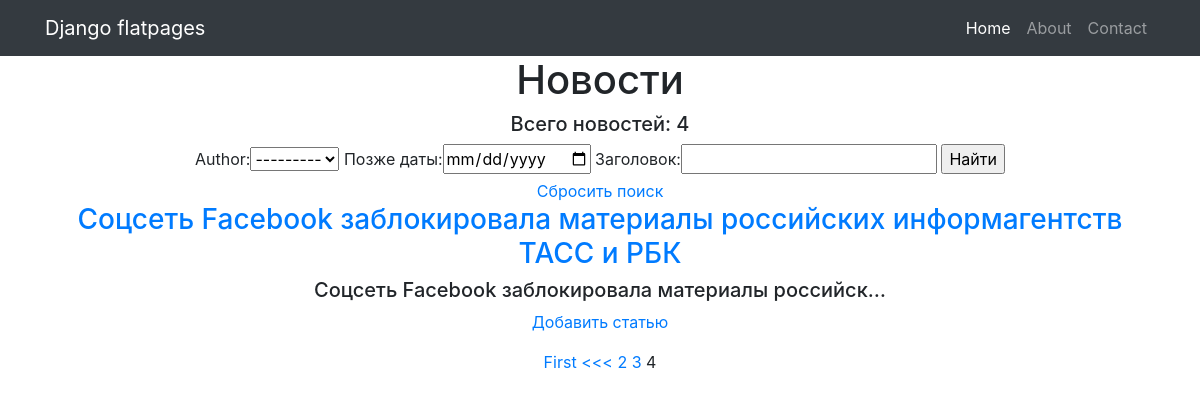
The app's page /news/search/?page=4 with its own data.
### news/models.py (models this page shows, shortened)
class Author(models.Model):
    author = models.OneToOneField(User, on_delete=models.CASCADE,
                                  unique=True)
    author_rating = models.IntegerField(default=0)
    def __str__(self):
        return self.author.username

class Post(models.Model):
    author = models.ForeignKey(Author, on_delete=models.CASCADE)
    news = 'NW'
    article = 'AR'
    CHOICES = [
        (news, 'Новость'),
        (article, 'Статья')
    ]
    type = models.CharField(max_length=2,
                            choices=CHOICES)
    time = models.DateTimeField(auto_now_add=True)
    category = models.ManyToManyField(Category, through='PostCategory')
    header = models.CharField(max_length=1000)
    text = models.TextField(null=True)
    post_rating = models.IntegerField(default=0)

### news/views.py (the view)
# urls.py: path('search/', PostSearch.as_view(), name='post_search'),
class PostSearch(ListView):
    model = Post
    context_object_name = 'news'
    template_name = 'post_search.html'
    queryset = Post.objects.order_by('-time')
    paginate_by = 1
    def get_context_data(self, **kwargs):
        context = super(PostSearch, self).get_context_data(**kwargs)
        post_list = PostFilter(self.request.GET, queryset=Post.objects.all()).qs
        paginator = Paginator(post_list, self.paginate_by)
        page = self.request.GET.get('page')
        try:
            post_filter = paginator.page(page)
        except PageNotAnInteger:
            post_filter = paginator.page(1)
        except EmptyPage:
            post_filter = paginator.page(paginator.num_pages)
        context['all_news'] = Post.objects.all()
        context['filter'] = PostFilter(self.request.GET, queryset=super().get_queryset())
        context['post_list'] = post_filter
        context['filterset'] = post_filter
        return context

### news/templatetags/custom_filters.py (called while the page is built)
@register.filter(name='censor')
def censor(some_str):
    cens_str = ''
    for i in some_str.split():
        cens_str = some_str.replace('ДТП', '@!#$')
    return cens_str

@register.simple_tag(takes_context=True)
def param_replace(context, **kwargs):
    d = context['request'].GET.copy()
    for k, v in kwargs.items():
        d[k] = v
    for k in [k for k, v in d.items() if not v]:
        del d[k]
    return d.urlencode()

### templates/post_search.html (shortened to what this page needs)
{% extends 'default.html' %}
{% load custom_filters %}
{% block content %}
<h1>Новости</h1>
<h5>Всего новостей: {{ all_news|length }}</h5>
<form method="GET">
    {{ filter.form }}
    <input type="submit" value="Найти">
</form>
<a href="{% url 'post_search' %}">Сбросить поиск</a>
{% if news %}
    {% for specificnews in post_list %}
    <h3><a href="/news/{{ specificnews.id }}">{{ specificnews.header|censor }}</a></h3>
    <h5>{{ specificnews.text|truncatechars:50 }}</h5>
    {% endfor %}
{% endif %}
<p><a href="{% url 'post_create' %}">Добавить статью</a></p>
{% if is_paginated %}
    {% if filterset.has_previous %}
        <a href="?{% param_replace page=1 %}">First</a>
        <a href="?{% param_replace page=filterset.previous_page_number %}"><<<</a>
    {% endif %}
    {% for num in filterset.paginator.page_range %}
        {% if filterset.number == num %}
            <a>{{ num }}</a>
        {% elif num > filterset.number|add:'-3' and num < filterset.number|add:'3' %}
            <a href="?{% param_replace page=num %}">{{ num }}</a>
        {% endif %}
    {% endfor %}
{% endif %}
{% endblock content %}

### records on screen
Author: author "---------"
Post: header|censor "Соцсеть Facebook заблокировала материалы российских информагентств ТАСС и РБК", text "Соцсеть Facebook заблокировала материалы российск…"

### other values on screen
{{ all_news|length }} "4"
{{ num }} "2" "3"
{{ num }} "4"
